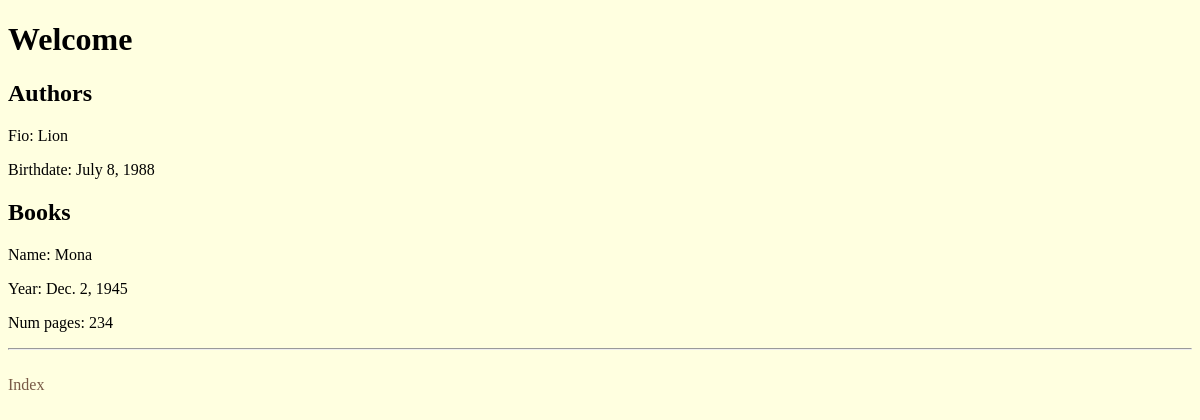
The page /author-detail/1 on the database its author committed.
### fresh_app/models.py (models this page shows, shortened)
class Author(models.Model):
    fio = models.CharField(max_length=100)
    birth_date = models.DateField()

class Book(models.Model):
    name = models.CharField(max_length=100)
    description = models.TextField()
    year = models.DateField()
    author = models.ForeignKey(Author, on_delete=models.CASCADE)
    num_pages = models.IntegerField()

### fresh_app/views.py (the view)
# urls.py: path('author-detail/<int:pk>', AuthorDetailView.as_view(), name='author-detail'),
class AuthorDetailView(DetailView):
    queryset = Author.objects.prefetch_related('book_set')
    template_name = 'main/author_detail.html'
    model = Author
    context_object_name = 'author'
    def get_context_data(self, **kwargs):
        context = super().get_context_data(**kwargs)
        context['books'] = self.object.book_set.all()
        return context

### templates/main/author_detail.html
{% extends 'base.html' %}
{% load static %}
{% block style %}
<link rel="stylesheet" href="{% static 'css/style.css' %}">
{% endblock style %}
{% block content %}
<h1>Welcome</h1>
<h2>Authors</h2>
<p>Fio: {{author.fio}}</p>
<p>Birthdate: {{author.birth_date}}</p>
<h2>Books</h2>
{% for book in books %}
    <p>Name: {{book.name}}</p>
    <p>Year: {{book.year}}</p>
    <p>Num pages: {{book.num_pages}}</p>
{% endfor %}
<hr>
<br><a href="{% url 'index' %}">Index</a>
{% endblock %}

### static/css/style.css (style rules this page uses)
body { background: lightyellow; }
a { color: #785A46; text-decoration: none; }

### rows shown on the page
Author: fio "Lion", birth_date "July 8, 1988"
Book: name "Mona", year "Dec. 2, 1945", num_pages "234"
